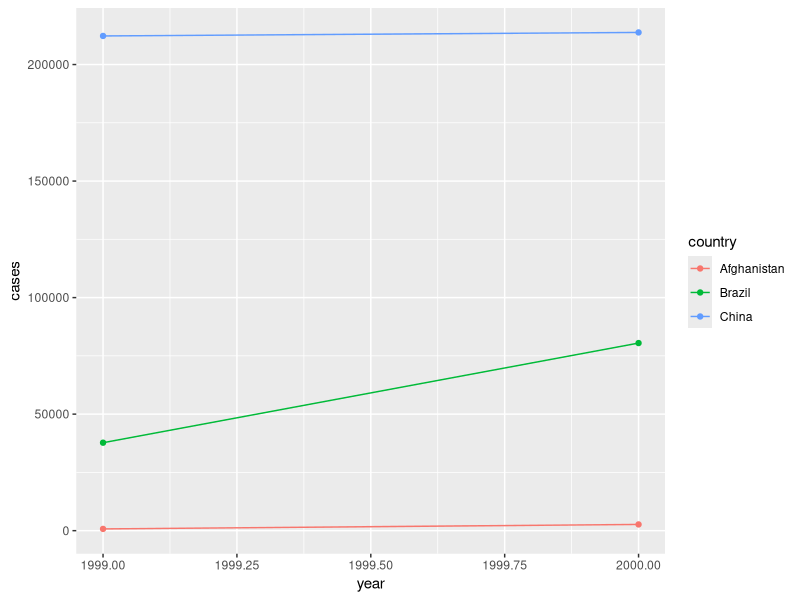

This figure's R source:
## ---- chunk 1
knitr::opts_chunk$set(echo = TRUE)
## ---- chunk 2
library(tidyverse)
## ---- chunk 3
# separate the cases from the population
table2_cases <- table2 %>%
  filter(type == "cases")
table2_pop <- table2 %>%
  filter(type == "population")

# calculate the rate
rate <- table2_cases$count/table2_pop$count*10000
rate
## ---- chunk 4
# First we need to filter to just get the cases
# Then we can rename `count` to be cases
# And use the same code as before
table2 %>%
  filter(type == "cases") %>%
  rename(cases = count) %>%
  ggplot(mapping = aes(x = year, y = cases, color = country)) +
  geom_point() +
  geom_line()
## ---- chunk 5
table4b %>% 
  pivot_longer( c(`1999`, `2000`), 
                names_to = "year", values_to = "population")
## ---- chunk 6
tidy4a <- table4a %>%
  pivot_longer( c(`1999`, `2000`), 
                names_to = "year", values_to = "cases")
  
tidy4b <- table4b %>%
  pivot_longer( c(`1999`, `2000`), 
                names_to = "year", values_to = "population")

tidy4 <- left_join(tidy4a, tidy4b)
tidy4
## ---- chunk 7
preg <- tribble(
  ~pregnant, ~male, ~female,
  "yes",     NA,    10,
  "no",      20,    12
)

preg

# use pivot_longer() to create a `sex` variable containing the male/female values
# want to create a `count` variable containg the counts for these sexes
preg %>%
  pivot_longer( c(male, female),
                names_to = "sex", values_to = "count")
## ---- chunk 8
characteristics <- tibble(
  name   = c("Ann","Ann","Barbara","Barbara"),
  measure  = c("age", "height",  "age", "height"),
  value = c(45, 67, 32, 60)
)

characteristics

# The names of the new variables (age, height) come from the `measure` column
# The values in these new variables come from the `value` column
characteristics %>%
  pivot_wider(names_from = measure, values_from = value)
## ---- chunk 9
table3 %>% 
  separate(rate, into = c("cases", "population"), sep="/")

table3 %>% 
  separate(rate, into = c("cases", "population"), 
           sep="/", 
           remove = FALSE)
## ---- chunk 10
table3 %>% 
  separate(year, into = c("century", "year"), sep = 2)

table3 %>% 
  separate(country, into = c("abbrev", "extra"), sep = 3)
## ---- chunk 11
who_tidy <- who %>% 
  pivot_longer(new_sp_m014:newrel_f65, 
               names_to = "key", 
               values_to = "cases", 
               values_drop_na = TRUE) %>%
  mutate(key = stringr::str_replace(key, "newrel", "new_rel")) %>%
  separate(key, into = c("new", "type", "sex_age"), sep = "_") %>%
  separate(sex_age, into = c("sex", "age"), sep = 1)

who_tidy
